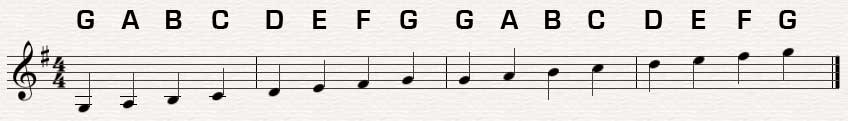
#> input picture gmajor.jpg, 848 x 121 px, given in place of note2.png, which was not available
$ python prototype2.py   (Python 2 division)
#> lines starting #> are read from the running program, lines starting #| are printed output that depends on the picture; after the words box and inside, x2 and y2 are one past the last pixel; in counts of white or black regions, pixels touching at a corner belong together; pictures that were not available may be replaced by others from this repository, and a replacement may not be noted
import numpy as np
import cv2
from distance import distance
import random

def nothing(x):
    pass

def processLine(fileName, autoFlag):

#> called with fileName = 'testLine.jpg', autoFlag = False
    cv2.namedWindow('sliders')
    cv2.namedWindow('sliders2')
    cv2.namedWindow('sliders3')
    cv2.resizeWindow("sliders", 1000, 350)
    cv2.resizeWindow("sliders2", 1000, 350)
    cv2.resizeWindow("sliders3", 1000, 50)

    cv2.createTrackbar('Horizontal Threshold','sliders',5,100,nothing)
    cv2.createTrackbar('Vertical Threshold','sliders',105,200,nothing)

    cv2.createTrackbar('a','sliders',90,100,nothing)
    cv2.createTrackbar('b','sliders',80,500,nothing)

    cv2.createTrackbar('Canny Threshold 1','sliders',102,300,nothing)
    cv2.createTrackbar('Canny Threshold 2','sliders',60,300,nothing)

    cv2.createTrackbar('Rho','sliders2',46,360,nothing)
    cv2.createTrackbar('Theta','sliders2',160,360,nothing)

    cv2.createTrackbar('Minimum Line Length','sliders2',1,300,nothing)
    cv2.createTrackbar('Maximum Line Gap','sliders2',50,300,nothing)

    cv2.createTrackbar('Note Threshold','sliders2',30,100,nothing)
    cv2.createTrackbar('Picture Scale','sliders2',1000,4000,nothing)

    cv2.createTrackbar('Final Threshold', 'sliders3',65,100,nothing)

    #cap = cv2.VideoCapture(0)

    template = cv2.imread('note2.png',0)
#> template: shape (121, 848); min 0, max 255, mean 224.1
    w, h = template.shape[::-1]
#> w = 848; h = 121

    contProc = True
    saveFile = False
    notes = []
    tupleResult = []

    roughGuess = False

    scaleChanged = True
    thresholdChanged = True
    settingsChanged = True

    while(contProc):
        settingsChanged = scaleChanged | thresholdChanged
        # Capture frame-by-frame
        frameIn = cv2.imread(fileName)
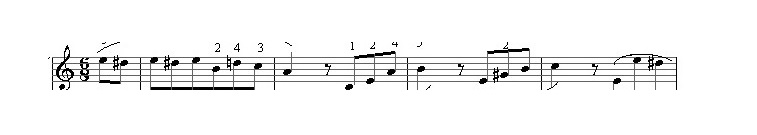
#> input picture testLine.jpg, 757 x 135 px
#> frameIn is the input picture: shape (135, 757, 3); min 0, max 255, mean 243.9

        picScale = cv2.getTrackbarPos('Picture Scale','sliders2')/1000.0
        frame = cv2.resize(frameIn, (0,0), fx=picScale, fy=picScale)

        #ret, frame = cap.read()

        # Our operations on the frame come here
        gray = cv2.cvtColor(frame, cv2.COLOR_BGR2GRAY)

        a = 1+(2*cv2.getTrackbarPos('a','sliders'))
        if a == 1:
            a = 3
        b = -cv2.getTrackbarPos('b','sliders')

        bw = cv2.adaptiveThreshold(~gray, 255, cv2.ADAPTIVE_THRESH_MEAN_C, cv2.THRESH_BINARY, a, b)
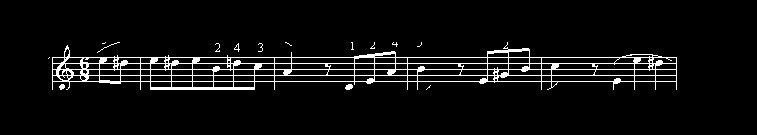
#> bw: shape (135, 757); 5.5% white in thin lines or dots, all inside (x1, y1, x2, y2) = (48, 42, 677, 90)

        vertical = bw.copy()
        horizontal = bw.copy()

        horizThresh = cv2.getTrackbarPos('Horizontal Threshold','sliders')
        if horizThresh == 0:
            horizThresh = 1
        vertThresh = cv2.getTrackbarPos('Vertical Threshold','sliders')
        if vertThresh == 0:
            vertThresh = 1

        canny1 = cv2.getTrackbarPos('Canny Threshold 1','sliders')
        canny2 = cv2.getTrackbarPos('Canny Threshold 2','sliders')

        # extract lines
        horizontalsize = horizontal.shape[1] / horizThresh
#> horizontalsize = 151
        horizontalStructure = cv2.getStructuringElement(cv2.MORPH_RECT, (horizontalsize,1))
        horizontal = cv2.erode(horizontal, horizontalStructure)
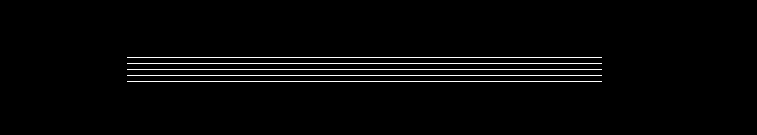
#> horizontal: shape (135, 757); 2.3% white in thin lines or dots, all inside (x1, y1, x2, y2) = (127, 57, 602, 82)
        horizontal = cv2.dilate(horizontal, horizontalStructure)
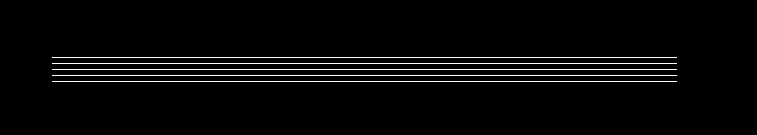
#> horizontal: shape (135, 757); 3.1% white in thin lines or dots, all inside (x1, y1, x2, y2) = (52, 57, 677, 82)

        # extract notes and other markings
        verticalsize = vertical.shape[0] / vertThresh
#> verticalsize = 1
        verticalStructure = cv2.getStructuringElement(cv2.MORPH_RECT, (1,verticalsize))
#> verticalStructure = [1]
        vertical = cv2.erode(vertical, verticalStructure)
        vertical = cv2.dilate(vertical, verticalStructure)
        vertical = cv2.bitwise_not(vertical)
        vertical = cv2.GaussianBlur(vertical,(3,3),0)
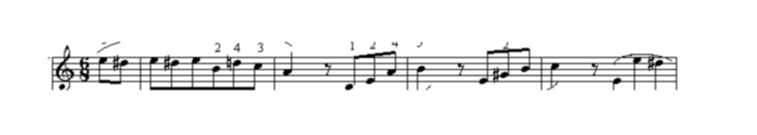
#> vertical: shape (135, 757); min 0, max 255, mean 240.9

        vertical_edges = cv2.Canny(vertical,canny1,canny2,apertureSize = 3)
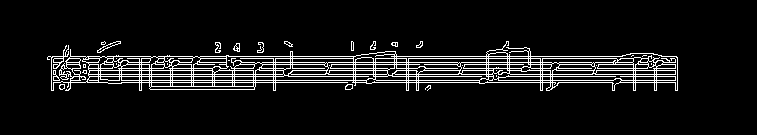
#> vertical_edges: shape (135, 757); 7.8% white in thin lines or dots, all inside (x1, y1, x2, y2) = (47, 41, 678, 91)


        template_edges = cv2.Canny(template,canny1,canny2,apertureSize = 3)
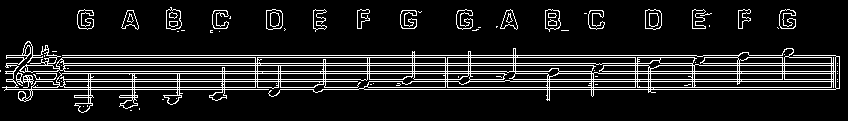
#> template_edges: shape (121, 848); 11.3% white in thin lines or dots, all inside (x1, y1, x2, y2) = (0, 7, 840, 113)
#> (the run stopped early here; a loop or call above may not have finished)
